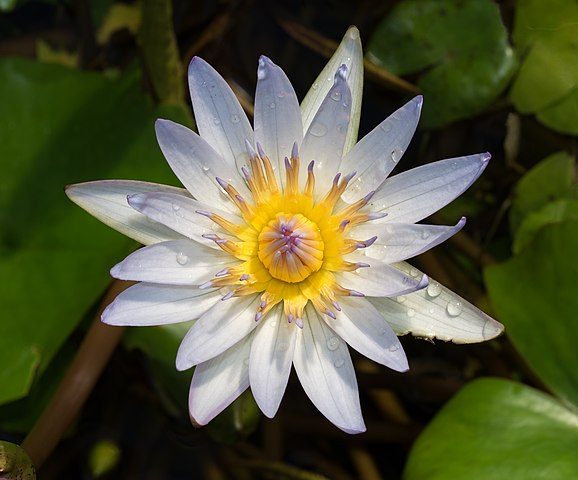
#> input picture exercises/01_color_based_segmentation/input/flower.jpg, 578 x 480 px
$ python ex09_plot_histogram.py
#> lines starting #> are read from the running program, lines starting #| are printed output that depends on the picture
import cv2
import matplotlib
import matplotlib.pyplot as plt
import numpy as np

# Load image and extract values from it
img = cv2.imread("../input/flower.jpg")
#> img is the input picture: shape (480, 578, 3); mean B, G, R 57.5, 87.7, 85.1
assert img is not None, "Failed to load image."

values = img[:, :, 1]
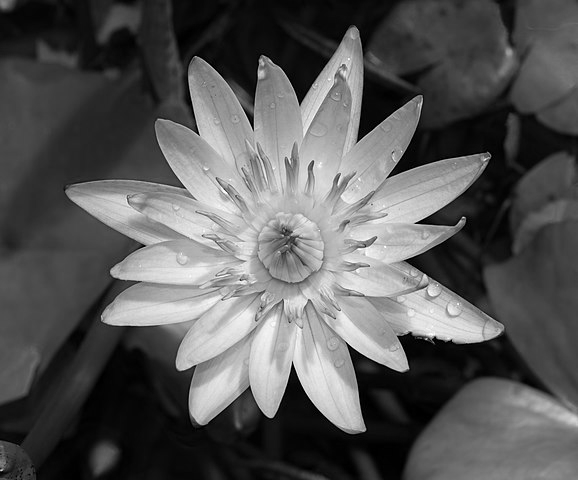
#> values: shape (480, 578); min 0, max 255, mean 87.7

plt.hist(np.reshape(values, (-1)), bins = 255)
plt.savefig("../output/ex09_histogram.png")
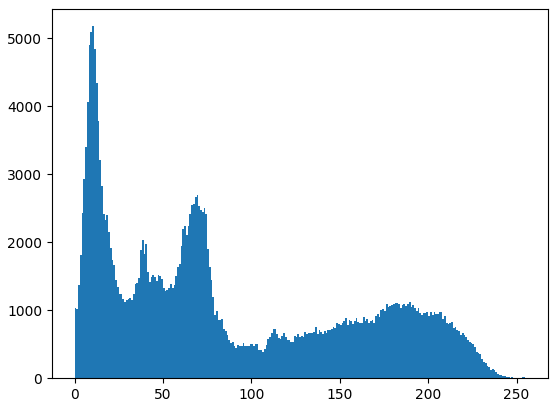
#> figure drawn by matplotlib, 1 panel; tallest bar 5181 high, from x = 10 to 11
